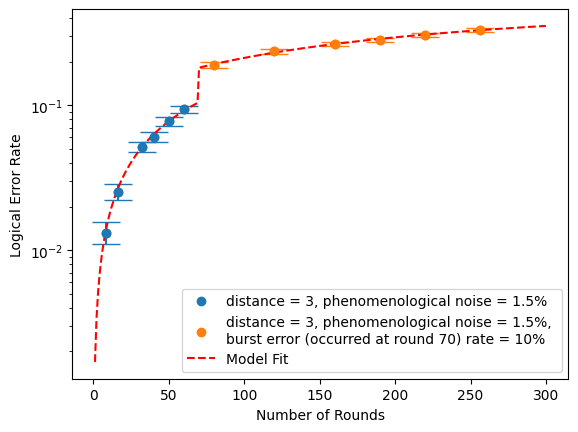

Source code (Python):
from numpy import insert
import stim

def logical_error_rate_piecewise_function(x, lim_logical_error_rate_per_round, logical_burst_error_rate):
    result = []
    for val in x:
        if val < 70:
            result.append(0.5*(1-((1 - lim_logical_error_rate_per_round)**val)))
        else:
            result.append(0.5*(1-((1 - lim_logical_error_rate_per_round)**val)*(1 - logical_burst_error_rate)))
    return np.array(result)


if __name__ == "__main__":
    from simulate import Simulation
    import time
    import numpy as np
    from functools import partial
    import matplotlib.pyplot as plt
    from scipy.optimize import curve_fit
    import stim
    import pandas as pd

    st = time.time()
    # burst error occurs at time step 70
    simulation = Simulation(rounds=[8, 16, 32, 40, 50, 60, 80, 120, 160, 190, 220, 256], distances=[3], noises=[0.015], \
        circuit_parameters={'code_task': 'surface_code:rotated_memory_z', 'before_round_data_depolarization':''})
    simulation_results = simulation.simulate_logical_error_rate(10000, 12, True, 0.1, [-1, -1, -1, -1, -1, -1, 70, 70, 70, 70, 70, 70])
    print(time.time() - st)
    print(simulation_results)
    
    num_rounds = np.array([8, 16, 32, 40, 50, 60, 80, 120, 160, 190, 220, 256])
    logical_error_rates = simulation_results['Logical_Error_Rate'].to_list()
    print(logical_error_rates)
    CI_upper_bound_logical_error_rates = [simulation.create_clopper_pearson_interval(0.95, x*10000, 10000)[1] for x in logical_error_rates]
    CI_lower_bound_logical_error_rates = [simulation.create_clopper_pearson_interval(0.95, x*10000, 10000)[0] for x in logical_error_rates]
    for i in range(len(logical_error_rates)):
        CI_upper_bound_logical_error_rates[i] = abs(logical_error_rates[i] - CI_upper_bound_logical_error_rates[i])
        CI_lower_bound_logical_error_rates[i] = abs(logical_error_rates[i] - CI_lower_bound_logical_error_rates[i])

    CI_logical_error_rates_without_burst = [CI_lower_bound_logical_error_rates[:6], CI_upper_bound_logical_error_rates[:6]]
    CI_logical_error_rates_with_burst = [CI_lower_bound_logical_error_rates[6:], CI_upper_bound_logical_error_rates[6:]]

    plt.ylabel('Logical Error Rate')
    plt.semilogy()
    # plt.semilogx()
    plt.xlabel('Number of Rounds')

    plt.scatter(num_rounds[:6], logical_error_rates[:6], label='distance = 3, phenomenological noise = 1.5%')
    plt.scatter(num_rounds[6:], logical_error_rates[6:], label='distance = 3, phenomenological noise = 1.5%, \nburst error (occurred at round 70) rate = 10%')
    plt.errorbar(num_rounds[:6], logical_error_rates[:6], yerr=CI_logical_error_rates_without_burst, fmt='o', capsize=10)
    plt.errorbar(num_rounds[6:], logical_error_rates[6:], yerr=CI_logical_error_rates_with_burst, fmt='o', capsize=10)
    # logical_burst_error_rate (via non-linear regression's popt) is 0.00920538. Note that logical burst error
    # rate refers to the logical error rate in the single burst error and burst_error_rate refers to the physical error
    # rate due to the burst error.
    initial_guess_lim_logical_error_rate_per_round = 1 - ((1 - 2*logical_error_rates[5])**(1/num_rounds[5]))
    initial_guess_logical_burst_error_rate = 1 - ((1 - 2*logical_error_rates[-1])/((1-initial_guess_lim_logical_error_rate_per_round)**num_rounds[-1]))
    
    popt, pcov = curve_fit(logical_error_rate_piecewise_function, num_rounds, logical_error_rates, [initial_guess_lim_logical_error_rate_per_round, initial_guess_logical_burst_error_rate])
    x = np.linspace(1, 300, 300)
    y = logical_error_rate_piecewise_function(x, *popt)
    plt.plot(x, y, 'r--', label='Model Fit')
    # plt.plot(x, burst_y, 'g--', label='Piecewise Error Model Fit')


    plt.legend()
    plt.savefig('newfig.png', bbox_inches="tight")

    
